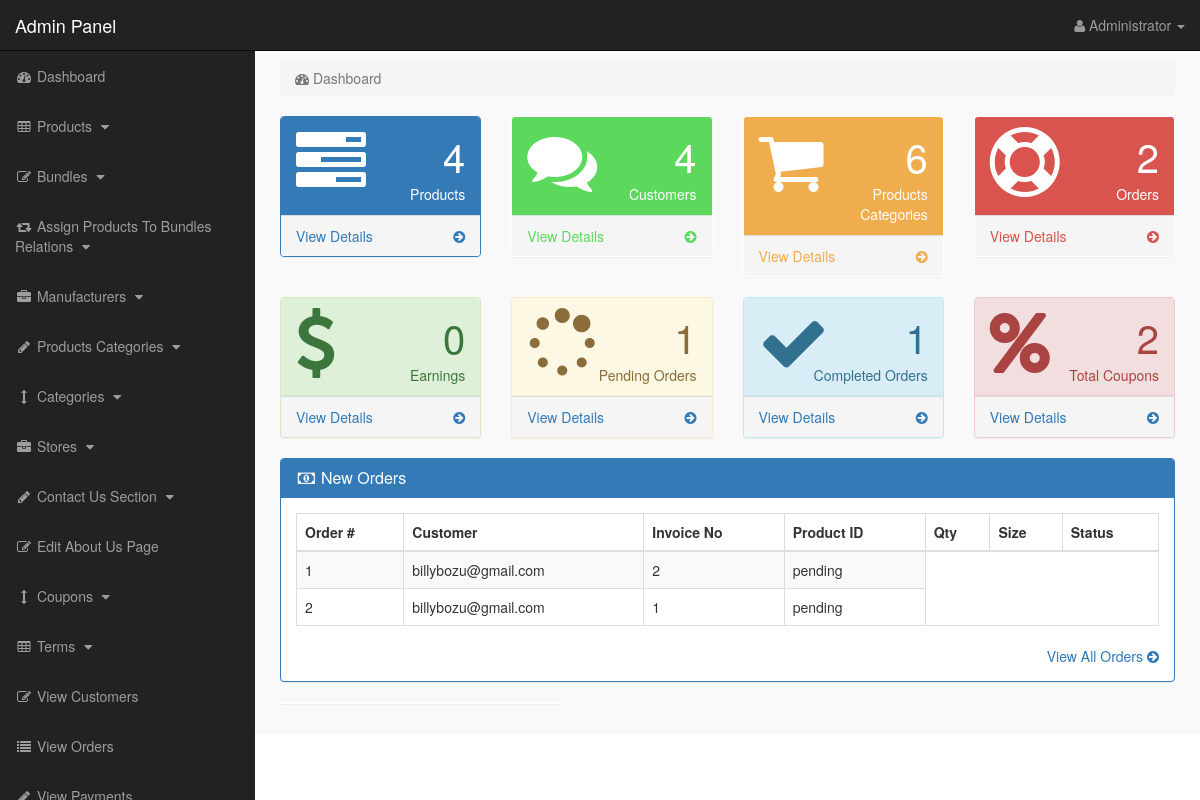
The page /admin_area/index.php?dashboard (signed in) on the database its author committed.
### tables this page shows
CREATE TABLE `pending_orders` (
  `order_id` int(10) NOT NULL,
  `customer_id` int(10) NOT NULL,
  `invoice_no` int(10) NOT NULL,
  `cartItems` text NOT NULL,
  `order_status` text NOT NULL,
  `dateTimeAdded` timestamp NOT NULL DEFAULT current_timestamp() ON UPDATE current_timestamp()
);

CREATE TABLE `customers` (
  `customer_id` int(10) NOT NULL,
  `customer_name` varchar(255) NOT NULL,
  `customer_email` varchar(255) NOT NULL,
  `customer_pass` varchar(255) NOT NULL,
  `customer_country` text NOT NULL,
  `customer_city` text NOT NULL,
  `customer_contact` varchar(255) NOT NULL,
  `customer_address` text NOT NULL,
  `customer_image` text NOT NULL,
  `customer_ip` varchar(255) NOT NULL,
  `customer_confirm_code` text NOT NULL
);

### admin_area/dashboard.php (the view, shortened to what this page needs)
<?php
if(!isset($_SESSION['admin_email'])){
echo "<script>window.open('login.php','_self')</script>";
}
else {
?>
<div class="row">
<div class="col-lg-12">
<ol class="breadcrumb">
<li class="active">
<i class="fa fa-dashboard"></i> Dashboard
</li>
</ol>
</div>
</div>
<div class="row">
<div class="col-lg-3 col-md-6">
<div class="panel panel-primary">
<div class="panel-heading">
<div class="row">
<div class="col-xs-3">
<i class="fa fa-tasks fa-5x"> </i>
</div>
<div class="col-xs-9 text-right">
<div class="huge"> <?php echo $count_products; ?> </div>
<div>Products</div>
</div>
</div>
</div>
<a href="index.php?view_products">
<div class="panel-footer">
<span class="pull-left"> View Details </span>
<span class="pull-right"> <i class="fa fa-arrow-circle-right"></i> </span>
<div class="clearfix"></div>
</div>
</a>
</div>
</div>
<div class="col-lg-3 col-md-6">
<div class="panel panel-green">
<div class="panel-heading">
<div class="row">
<div class="col-xs-3">
<i class="fa fa-comments fa-5x"> </i>
</div>
<div class="col-xs-9 text-right">
<div class="huge"> <?php echo $count_customers; ?> </div>
<div>Customers</div>
</div>
</div>
</div>
<a href="index.php?view_customers">
<div class="panel-footer">
<span class="pull-left"> View Details </span>
<span class="pull-right"> <i class="fa fa-arrow-circle-right"></i> </span>
<div class="clearfix"></div>
</div>
</a>
</div>
</div>
<div class="col-lg-3 col-md-6">
<div class="panel panel-yellow">
<div class="panel-heading">
<div class="row">
<div class="col-xs-3">
<i class="fa fa-shopping-cart fa-5x"> </i>
</div>
<div class="col-xs-9 text-right">
<div class="huge"> <?php echo $count_p_categories; ?> </div>
<div>Products Categories</div>
</div>
</div>
</div>
<a href="index.php?view_p_cats">
<div class="panel-footer">
<span class="pull-left"> View Details </span>
<span class="pull-right"> <i class="fa fa-arrow-circle-right"></i> </span>
<div class="clearfix"></div>
</div>
</a>
</div>
</div>
<div class="col-lg-3 col-md-6">
<div class="panel panel-red">
<div class="panel-heading">
<div class="row">
<div class="col-xs-3">
<i class="fa fa-support fa-5x"> </i>
</div>
<div class="col-xs-9 text-right">
<div class="huge"> <?php echo $count_total_orders; ?> </div>
<div>Orders</div>
</div>
</div>
</div>
<a href="index.php?view_orders">
<div class="panel-footer">
<span class="pull-left"> View Details </span>
<span class="pull-right"> <i class="fa fa-arrow-circle-right"></i> </span>
<div class="clearfix"></div>
</div>
</a>
</div>
</div>
</div>
<div class="row">
    <div class="col-lg-3 col-md-6">
        <div class="panel panel-success">
        <div class="panel-heading">
        <div class="row">
        <div class="col-xs-3">
        <i class="fa fa-dollar fa-5x"> </i>
        </div>
        <div class="col-xs-9 text-right">
        <div class="huge"> <?php echo $count_total_earnings ?> </div>
        <div>Earnings</div>
        </div>
        </div>
        </div>
        <a href="index.php?view_orders">
        <div class="panel-footer">
        <span class="pull-left"> View Details </span>
        <span class="pull-right"> <i class="fa fa-arrow-circle-right"></i> </span>
        <div class="clearfix"></div>
        </div>
        </a>
        </div>
        </div>
        <div class="col-lg-3 col-md-6">
            <div class="panel panel-warning">
            <div class="panel-heading">
            <div class="row">
            <div class="col-xs-3">
            <i class="fa fa-spinner fa-5x"> </i>
            </div>
            <div class="col-xs-9 text-right">
            <div class="huge"> <?php echo $count_pending_orders ?> </div>
            <div>Pending Orders</div>
            </div>
            </div>
            </div>
            <a href="index.php?view_orders">
            <div class="panel-footer">
            <span class="pull-left"> View Details </span>
            <span class="pull-right"> <i class="fa fa-arrow-circle-right"></i> </span>
            <div class="clearfix"></div>
            </div>
            </a>
            </div>
            </div>
            <div class="col-lg-3 col-md-6">
                <div class="panel panel-info">
                <div class="panel-heading">
                <div class="row">
                <div class="col-xs-3">
                <i class="fa fa-check fa-5x"> </i>
                </div>
                <div class="col-xs-9 text-right">
                <div class="huge"> <?php echo $count_completed_orders ?> </div>
                <div>Completed Orders</div>
                </div>
                </div>
                </div>
                <a href="index.php?view_orders">
                <div class="panel-footer">
                <span class="pull-left"> View Details </span>
                <span class="pull-right"> <i class="fa fa-arrow-circle-right"></i> </span>
                <div class="clearfix"></div>
                </div>
                </a>
                </div>
                </div>
                <div class="col-lg-3 col-md-6">
                    <div class="panel panel-danger">
                    <div class="panel-heading">
                    <div class="row">
                    <div class="col-xs-3">
                    <i class="fa fa-percent fa-5x"> </i>
                    </div>
                    <div class="col-xs-9 text-right">
                    <div class="huge"> <?php echo $count_coupons; ?> </div>
                    <div>Total Coupons</div>
                    </div>
                    </div>
                    </div>
                    <a href="index.php?view_orders">
                    <div class="panel-footer">
                    <span class="pull-left"> View Details </span>
                    <span class="pull-right"> <i class="fa fa-arrow-circle-right"></i> </span>
                    <div class="clearfix"></div>
                    </div>
                    </a>
                    </div>
                    </div>
</div>
<div class="row" >
<div class="col-lg-12" >
<div class="panel panel-primary" >
<div class="panel-heading" >
<h3 class="panel-title" >
<i class="fa fa-money fa-fw" ></i> New Orders
</h3>
</div>
<div class="panel-body" >
<div class="table-responsive" >
<table class="table table-bordered table-hover table-striped" >
<thead>
<tr>
<th>Order #</th>
<th>Customer</th>
<th>Invoice No</th>
<th>Product ID</th>
<th>Qty</th>
<th>Size</th>
<th>Status</th>
</tr>
</thead>
<tbody>
<?php
$i = 0;
$get_order = "select * from pending_orders order by 1 DESC LIMIT 0,5";
$run_order = mysqli_query($con,$get_order);
while($row_order=mysqli_fetch_array($run_order)){
$c_id = $row_order['customer_id'];
$invoice_no = $row_order['invoice_no'];
$order_status = $row_order['order_status'];
$i++;
?>
<tr>
<td><?php echo $i; ?></td>
<td>
<?php
$get_customer = "select * from customers where customer_id='$c_id'";
$run_customer = mysqli_query($con,$get_customer);
$row_customer = mysqli_fetch_array($run_customer);
$customer_email = $row_customer['customer_email'];
echo $customer_email;
?>
</td>
<td><?php echo $invoice_no; ?></td>
<td>
<?php
if($order_status=='pending'){
echo $order_status='pending';
}
else {
echo $order_status='Complete';
}
?>
</td>
</tr>
<?php } ?>
</tbody>
</table>
</div>
<div class="text-right" >
<a href="index.php?view_orders" >
View All Orders <i class="fa fa-arrow-circle-right" ></i>
</a>
</div>
</div>
</div>
</div>
<div class="col-md-4">
<div class="panel">
</div>
</div>
</div>
<?php } ?>

### admin_area/includes/sidebar.php (shortened to what this page needs)
<?php
if(!isset($_SESSION['admin_email'])){
echo "<script>window.open('login.php','_self')</script>";
}
else {
?>
<nav class="navbar navbar-inverse navbar-fixed-top" >
<div class="navbar-header" >
<a class="navbar-brand" href="index.php?dashboard" >Admin Panel</a>
</div>
<ul class="nav navbar-right top-nav" >
<li class="dropdown" >
<a href="#" class="dropdown-toggle" data-toggle="dropdown" >
<i class="fa fa-user" ></i>
<?php echo $admin_name; ?> <b class="caret" ></b>
</a>
</li>
</ul>
<div class="collapse navbar-collapse navbar-ex1-collapse">
<ul class="nav navbar-nav side-nav">
<li>
<a href="index.php?dashboard">
<i class="fa fa-fw fa-dashboard"></i> Dashboard
</a>
</li>
<li>
<a href="#" data-toggle="collapse" data-target="#products">
<i class="fa fa-fw fa-table"></i> Products
<i class="fa fa-fw fa-caret-down"></i>
</a>
</li>
<li>
<a href="#" data-toggle="collapse" data-target="#bundles">
<i class="fa fa-fw fa-edit"></i> Bundles
<i class="fa fa-fw fa-caret-down"></i>
</a>
</li>
<li>
<a href="#" data-toggle="collapse" data-target="#relations">
<i class="fa fa-fw fa-retweet"></i> Assign Products To Bundles Relations
<i class="fa fa-fw fa-caret-down"></i>
</a>
</li>
<li>
<a href="#" data-toggle="collapse" data-target="#manufacturers">
<i class="fa fa-fw fa-briefcase"></i> Manufacturers
<i class="fa fa-fw fa-caret-down"></i>
</a>
</li>
<li>
<a href="#" data-toggle="collapse" data-target="#p_cat">
<i class="fa fa-fw fa-pencil"></i> Products Categories
<i class="fa fa-fw fa-caret-down"></i>
</a>
</li>
<li>
<a href="#" data-toggle="collapse" data-target="#cat">
<i class="fa fa-fw fa-arrows-v"></i> Categories
<i class="fa fa-fw fa-caret-down"></i>
</a>
</li>
<li>
<a href="#" data-toggle="collapse" data-target="#store">
<i class="fa fa-fw fa-briefcase"></i> Stores
<i class="fa fa-fw fa-caret-down"></i>
</a>
</li>
<li>
<a href="#" data-toggle="collapse" data-target="#contact_us">
<i class="fa fa-fw fa-pencil"> </i> Contact Us Section
<i class="fa fa-fw fa-caret-down"></i>
</a>
</li>
<li>
<a href="index.php?edit_about_us">
<i class="fa fa-fw fa-edit"></i> Edit About Us Page
</a>
</li>
<li>
<a href="#" data-toggle="collapse" data-target="#coupons">
<i class="fa fa-fw fa-arrows-v"></i> Coupons
<i class="fa fa-fw fa-caret-down"></i>
</a>
</li>
<li>
<a href="#" data-toggle="collapse" data-target="#terms" >
<i class="fa fa-fw fa-table"></i> Terms
<i class="fa fa-fw fa-caret-down"></i>
</a>
</li>
<li>
<a href="index.php?view_customers">
<i class="fa fa-fw fa-edit"></i> View Customers
</a>
</li>
<li>
<a href="index.php?view_orders">
<i class="fa fa-fw fa-list"></i> View Orders
</a>
</li>
<li>
<a href="index.php?view_payments">
<i class="fa fa-fw fa-pencil"></i> View Payments
</a>
</li>
</ul>
</div>
</nav>
<?php } ?>

### admin_area/css/style.css (style rules this page uses)
body { margin-top:100px; }
@media (min-width: 768px) { body { margin-top:50px; } }
.top-nav { padding:0 15px; }
.top-nav>li { display:inline-block; float:left; }
.top-nav>li>a { padding-top:15px; padding-bottom:15px; line-height:20px; color:#999; }
@media (min-width: 768px) { .side-nav { position:fixed; top:51px; width:255px; border-radius:0; overflow-y:auto; background-color: #222; bottom:0; overflow-x:hidden; padding-bottom:40px; } }
@media (min-width: 768px) { .side-nav>li>a { width:255px; } }
.huge { font-size:40px; line-height:normal; }
.panel-green > .panel-heading { color:#fff; background-color:#5cd85c; }
.panel-green > a { color:#5cd85c; }
.panel-red > .panel-heading { color:#fff; background-color:#d9534f; }
.panel-red > a { color:#d9534f; }
.panel-yellow > .panel-heading { color:#fff; background-color:#f0ad4e; }
.panel-yellow > a { color:#f0ad4e; }
.panel-body { border-radius:5px; }

### rows shown on the page
pending_orders: customer.customer_email "billybozu@gmail.com", invoice_no "2"
pending_orders: customer.customer_email "billybozu@gmail.com", invoice_no "1"

### other values the page prints
$admin_name "Administrator"
$count_products "4"
$count_customers "4"
$count_p_categories "6"
$count_total_orders "2"
$count_total_earnings "0"
$count_pending_orders "1"
$count_completed_orders "1"
$count_coupons "2"
